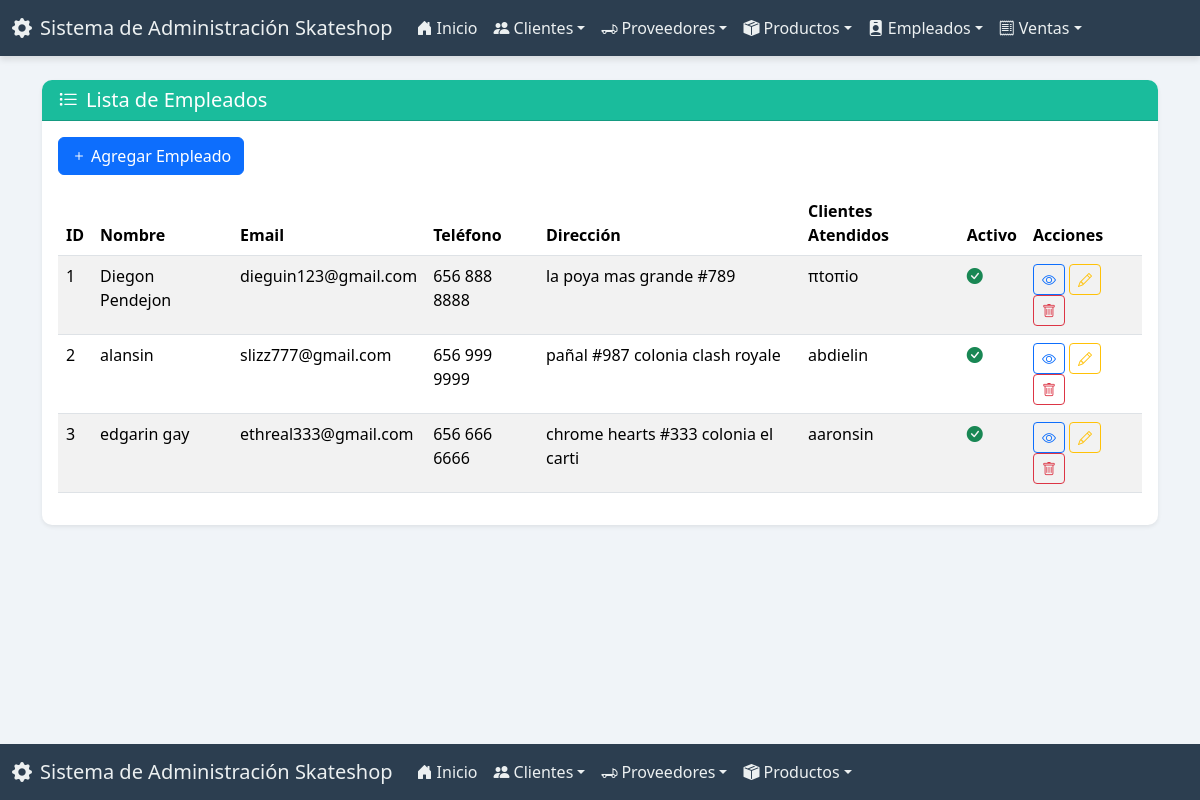
/empleados/, run on the app's committed database.
### app_Skateshop/models.py (models this page shows, shortened)
class Empleado(models.Model):
    nombre = models.CharField(max_length=100)
    email = models.EmailField(unique=True)
    telefono = models.CharField(max_length=15, blank=True, null=True)
    direccion = models.TextField(blank=True, null=True)
    fecha_contratacion = models.DateField(auto_now_add=True)
    activo = models.BooleanField(default=True)
    clientes_atendidos = models.ManyToManyField(Cliente, blank=True, related_name="empleados_atendieron")

class Cliente(models.Model):
    id_cliente = models.AutoField(primary_key=True)
    nombre = models.CharField(max_length=100)
    compra = models.ManyToManyField(Producto, blank=True, related_name="clientes")
    email = models.EmailField(unique=True)
    telefono = models.CharField(max_length=15, blank=True, null=True)
    direccion = models.TextField(blank=True, null=True)
    fecha_registro = models.DateField(auto_now_add=True)
    activo = models.BooleanField(default=True)
    imagen = models.ImageField(upload_to='clientes/', blank=True, null=True)

### app_Skateshop/views.py (the view)
# urls.py: path('empleados/', views.ver_empleados, name='ver_empleados'),
def ver_empleados(request):
    empleados = Empleado.objects.all().order_by('nombre')
    context = {'empleados': empleados}
    return render(request, 'empleado/ver_empleados.html', context)

### app_Skateshop/templates/empleado/ver_empleados.html (shortened to what this page needs)
{% extends 'base.html' %}
{% block content %}
<div class="card shadow-sm">
    <div class="card-header bg-info text-dark"><h5 class="mb-0"><i class="bi bi-list-task me-2"></i>Lista de Empleados</h5></div>
    <div class="card-body">
        <a href="{% url 'agregar_empleado' %}" class="btn btn-primary mb-3"><i class="bi bi-plus me-1"></i>Agregar Empleado</a>
        <div class="table-responsive">
            <table class="table table-hover table-striped">
                <thead>
                    <tr>
                        <th>ID</th>
                        <th>Nombre</th>
                        <th>Email</th>
                        <th>Teléfono</th>
                        <th>Dirección</th>
                        <th>Clientes Atendidos</th>
                        <th>Activo</th>
                        <th>Acciones</th>
                    </tr>
                </thead>
                <tbody>
                    {% for empleado in empleados %}
                    <tr>
                        <td>{{ empleado.id }}</td>
                        <td>{{ empleado.nombre }}</td>
                        <td>{{ empleado.email }}</td>
                        <td>{{ empleado.telefono|default_if_none:"" }}</td>
                        <td>{{ empleado.direccion|default_if_none:"" }}</td>
                        <td>{% for cliente in empleado.clientes_atendidos.all %}{{ cliente.nombre }}{% if not forloop.last %}, {% endif %}{% empty %}Ninguno{% endfor %}</td>
                        <td><i class="bi {% if empleado.activo %}bi-check-circle-fill text-success{% else %}bi-x-circle-fill text-danger{% endif %}"></i></td>
                        <td>
                            <a href="#" class="btn btn-sm btn-outline-primary" title="Ver"><i class="bi bi-eye"></i></a>
                            <a href="{% url 'actualizar_empleado' pk=empleado.pk %}" class="btn btn-sm btn-outline-warning" title="Editar"><i class="bi bi-pencil"></i></a>
                            <a href="{% url 'borrar_empleado' pk=empleado.pk %}" class="btn btn-sm btn-outline-danger" title="Borrar"><i class="bi bi-trash"></i></a>
                        </td>
                    </tr>
                    {% empty %}
                    <tr><td colspan="8" class="text-center">No hay empleados registrados.</td></tr>
                    {% endfor %}
                </tbody>
            </table>
        </div>
    </div>
</div>
{% endblock %}

### static/css/style.css (style rules this page uses)
body { background-color: #f0f4f8; color: #34495e; }
.card { border: none; border-radius: 10px; box-shadow: 0 6px 12px rgba(0, 0, 0, 0.08); }
.card-header { font-weight: bold; border-radius: 10px 10px 0 0 !important; }
.card-header.bg-info { background-color: #1abc9c !important; color: white !important; }
.page-container { display: flex; flex-direction: column; min-height: 100vh; }

### data on the page
Empleado: id "1", nombre "Diegon Pendejon", email "dieguin123@gmail.com", telefono "656 888 8888", direccion "la poya mas grande #789", activo True (drawn)
Cliente: nombre "πtoπio"
Empleado: id "2", nombre "alansin", email "slizz777@gmail.com", telefono "656 999 9999", direccion "pañal #987 colonia clash royale", activo True (drawn)
Cliente: nombre "abdielin"
Empleado: id "3", nombre "edgarin gay", email "ethreal333@gmail.com", telefono "656 666 6666", direccion "chrome hearts #333 colonia el carti", activo True (drawn)
Cliente: nombre "aaronsin"
